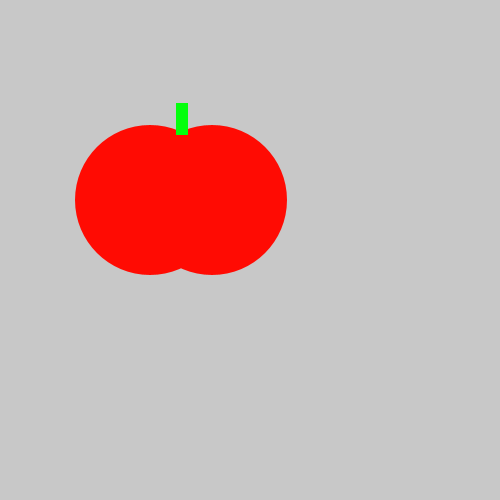
Frame 1 (no input)
Frame 60 (the mouse pressed at the canvas centre just before this capture): identical to frame 1, image omitted
Frame 120 (the mouse held since frame 60 and released just before this capture): identical to frame 1, image omitted

The Processing sketch that drew this single still picture (run headless with seeded random() and noise(); from frame 60 on, the mouse is pressed at the canvas centre):

// Processing sketch: tasty_tomato
// ── tasty_tomato.pde
void setup() {
    size(500, 500);
}
void draw() {
    fill(#FFFFFF);
    background(200, 200, 200);
    noStroke();
    fill(#FF0B03);
    ellipse(150, 200, 150, 150);
    ellipse(212, 200, 150, 150);
    fill(#03FF0C);
    rect(176, 103, 12, 32);
}
